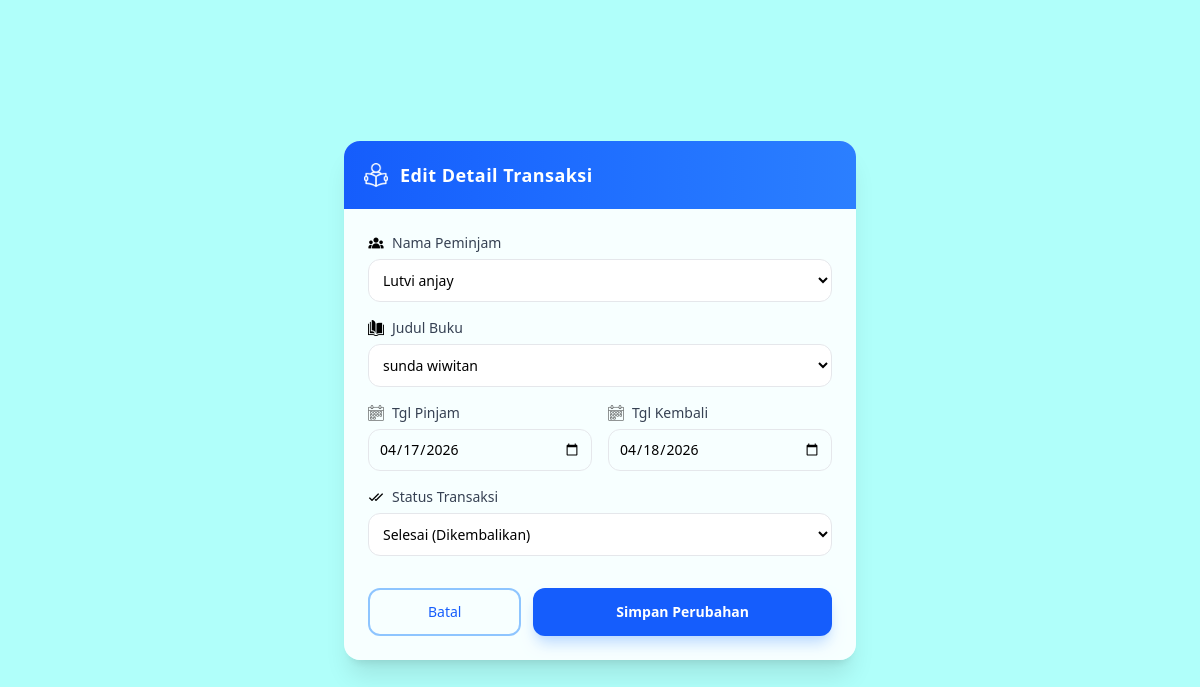
The page /admin/edit_transaksi.php?id_transaksi=63 on the database its author committed.
### tables this page shows
CREATE TABLE `transaksi` (
  `id_transaksi` int(11) NOT NULL,
  `id_users` int(11) NOT NULL,
  `nama` varchar(100) NOT NULL,
  `judul_buku` varchar(255) NOT NULL,
  `tanggal_pinjam` date NOT NULL,
  `tanggal_kembali` date NOT NULL,
  `status` enum('menunggu konfirmasi','disetujui','ditolak','selesai') DEFAULT 'menunggu konfirmasi',
  `id_buku` int(11) DEFAULT NULL,
  `total_pinjam` int(11) NOT NULL,
  `bukti_kembali` varchar(255) DEFAULT NULL
);

CREATE TABLE `users` (
  `id_users` int(11) NOT NULL,
  `nama` varchar(100) NOT NULL,
  `kelas` varchar(100) DEFAULT NULL,
  `username` varchar(100) NOT NULL,
  `password` varchar(100) NOT NULL,
  `level` enum('admin','siswa') NOT NULL,
  `status` enum('aktif','non_aktif') NOT NULL,
  `last_login` datetime DEFAULT NULL,
  `created_at` timestamp NOT NULL DEFAULT current_timestamp()
);

CREATE TABLE `buku` (
  `id_buku` int(11) NOT NULL,
  `judul_buku` varchar(100) NOT NULL,
  `pengarang` varchar(100) NOT NULL,
  `tahun_terbit` year(4) NOT NULL,
  `stok` varchar(100) NOT NULL,
  `cover` varchar(100) NOT NULL,
  `penerbit` varchar(100) NOT NULL,
  `kategori` enum('pelajaran','novel','komik','filsafat') DEFAULT NULL
);

### admin/edit_transaksi.php (the view, shortened to what this page needs)
<?php
include '../config/koneksi.php';
$id = $_GET['id_transaksi'];
$query = mysqli_query($koneksi, "SELECT * FROM transaksi WHERE id_transaksi = '$id'");
$data = mysqli_fetch_assoc($query);
$query_users = mysqli_query($koneksi, "SELECT id_users, nama FROM users");
$query_buku = mysqli_query($koneksi, "SELECT id_buku, judul_buku FROM buku");
?>
<!DOCTYPE html>
<html lang="en">
<head>
    <link rel="stylesheet" href="../public/src/output.css">
</head>
<body class="bg-[#B0FFFA] font-poppins min-h-screen flex items-center justify-center p-4">
    <div class="relative z-10 w-full max-w-lg bg-white/90 backdrop-blur-md rounded-2xl shadow-xl overflow-hidden">
        <div class="bg-linear-to-r from-blue-600 to-blue-500 p-5 text-white flex items-center gap-3">
            <img src="../resources/img/baca_buku.png" class="w-6 h-6 brightness-0 invert">
            <h2 class="text-lg font-semibold tracking-wide">Edit Detail Transaksi</h2>
        </div>
        <div class="p-6">
            <form action="../aksi/aksi_edit_transaksi.php" method="post" class="space-y-4">
                <div>
                    <label class="text-sm font-medium flex items-center gap-2 mb-1.5 text-gray-700">
                        <img src="../resources/img/anggota.png" class="w-4 h-4"> Nama Peminjam
                    </label>
                    <select name="id_users" required
                        class="w-full p-2.5 border border-gray-200 rounded-xl focus:ring-2 focus:ring-blue-400 focus:border-blue-400 outline-none transition-all bg-white text-sm">
                        <?php while ($user = mysqli_fetch_assoc($query_users)) { ?>
                            <option value="<?= $user['id_users']; ?>" <?= ($user['id_users'] == $data['id_users']) ? 'selected' : ''; ?>>
                                <?= $user['nama']; ?>
                            </option>
                        <?php } ?>
                    </select>
                </div>
                <div>
                    <label class="text-sm font-medium flex items-center gap-2 mb-1.5 text-gray-700">
                        <img src="../resources/img/buku.png" class="w-4 h-4"> Judul Buku
                    </label>
                    <select name="id_buku" required
                        class="w-full p-2.5 border border-gray-200 rounded-xl focus:ring-2 focus:ring-blue-400 focus:border-blue-400 outline-none transition-all bg-white text-sm">
                        <?php while ($buku = mysqli_fetch_assoc($query_buku)) { ?>
                            <option value="<?= $buku['id_buku']; ?>" <?= ($buku['id_buku'] == $data['id_buku']) ? 'selected' : ''; ?>>
                                <?= $buku['judul_buku']; ?>
                            </option>
                        <?php } ?>
                    </select>
                </div>
                <div class="grid grid-cols-1 md:grid-cols-2 gap-4">
                    <div>
                        <label class="text-sm font-medium flex items-center gap-2 mb-1.5 text-gray-700">
                            <img src="../resources/img/kalender.png" class="w-4 h-4"> Tgl Pinjam
                        </label>
                        <input type="date" name="tanggal_pinjam" value="<?= $data['tanggal_pinjam']; ?>" required
                            class="w-full p-2.5 border border-gray-200 rounded-xl focus:ring-2 focus:ring-blue-400 outline-none text-sm">
                    </div>
                    <div>
                        <label class="text-sm font-medium flex items-center gap-2 mb-1.5 text-gray-700">
                            <img src="../resources/img/kalender.png" class="w-4 h-4"> Tgl Kembali
                        </label>
                        <input type="date" name="tanggal_kembali" value="<?= $data['tanggal_kembali']; ?>" required
                            class="w-full p-2.5 border border-gray-200 rounded-xl focus:ring-2 focus:ring-blue-400 outline-none text-sm">
                    </div>
                </div>
                <div>
                    <label class="text-sm font-medium flex items-center gap-2 mb-1.5 text-gray-700">
                        <img src="../resources/img/status.png" class="w-4 h-4"> Status Transaksi
                    </label>
                    <select name="status" required
                        class="w-full p-2.5 border border-gray-200 rounded-xl focus:ring-2 focus:ring-blue-400 outline-none bg-white text-sm">
                        <option value="selesai" <?= ($data['status'] == 'selesai') ? 'selected' : ''; ?>>Selesai
                            (Dikembalikan)</option>
                    </select>
                </div>
                <div class="flex gap-3 pt-4">
                    <a href="transaksi.php"
                        class="flex-1 text-center border-2 border-blue-300 text-blue-600 py-3 rounded-xl hover:bg-gray-100 transition font-medium text-sm">
                        Batal
                    </a>
                    <button type="submit" name="edit"
                        class="flex-2 bg-blue-600 text-white py-3 rounded-xl hover:bg-blue-700 transition shadow-lg shadow-blue-200 font-semibold text-sm">
                        Simpan Perubahan
                    </button>
                </div>
            </form>
        </div>
    </div>
</body>
</html>

### rows shown on the page
transaksi: id_users "Lutvi anjay", id_buku "sunda wiwitan", tanggal_pinjam "04/17/2026", tanggal_kembali "04/18/2026", status "Selesai (Dikembalikan)"
